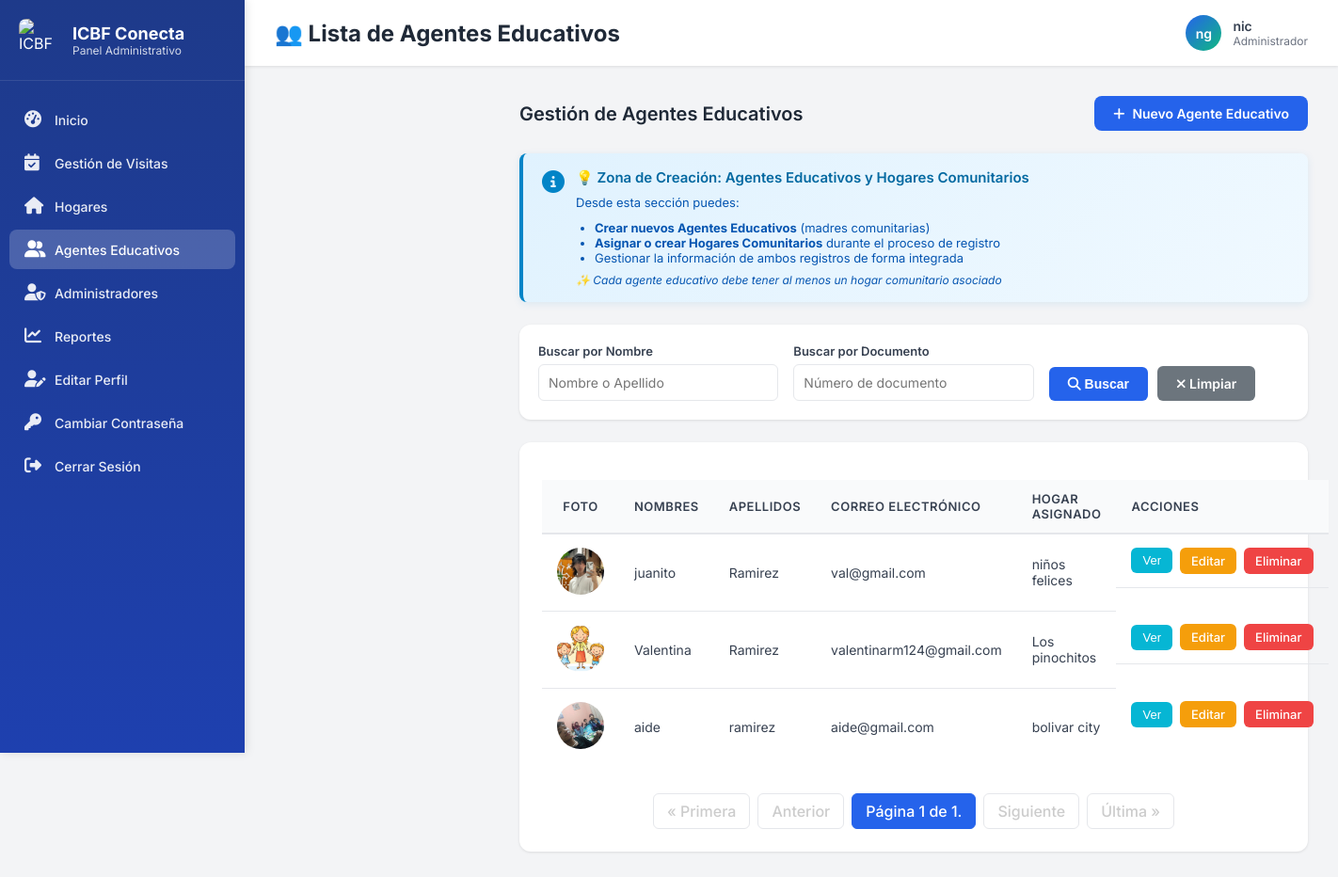
Before: /madres/ (signed in) with the older database file.
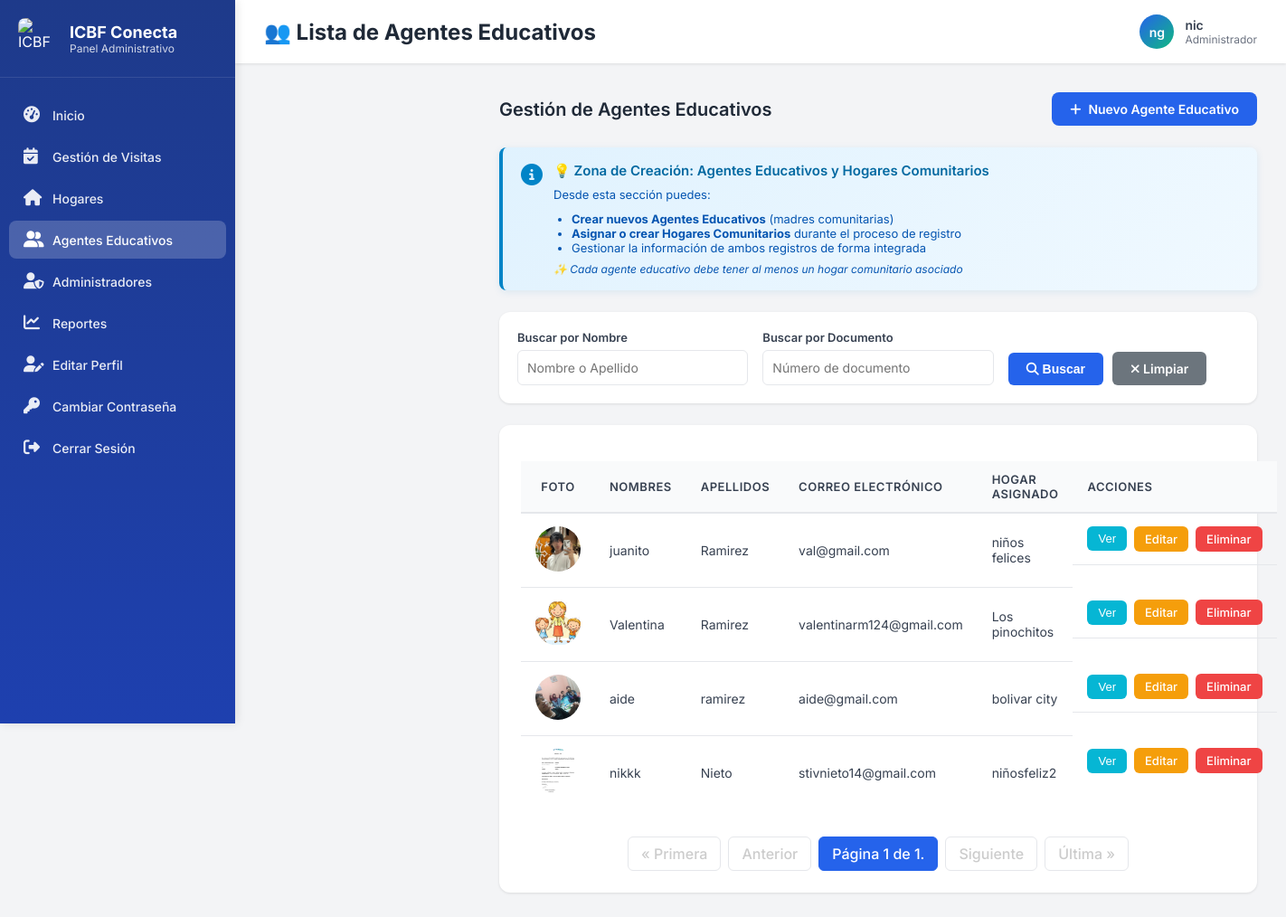
After: the same page with the newer database file.
### core/models.py (models this page shows, shortened)
class MadreComunitaria(models.Model):
    usuario = models.OneToOneField(Usuario, on_delete=models.CASCADE, related_name='madre_profile')
    NIVEL_ESCOLARIDAD_CHOICES = [
        ('Bachiller', 'Bachiller'),
        ('Técnico', 'Técnico'),
        ('Tecnólogo', 'Tecnólogo'),
        ('Profesional', 'Profesional')
    ]
    nivel_escolaridad = models.CharField(max_length=100, choices=NIVEL_ESCOLARIDAD_CHOICES)
    titulo_obtenido = models.CharField(max_length=150, null=True, blank=True)
    institucion = models.CharField(max_length=150, null=True, blank=True)
    experiencia_previa = models.TextField(null=True, blank=True)
    certificado_laboral = models.FileField(upload_to='madres_documentos/certificados_laborales/', null=True, blank=True)
    no_retirado_icbf = models.BooleanField(default=False)
    carta_disponibilidad = models.FileField(upload_to='madres_documentos/disponibilidad/', null=True, blank=True)
    firma_digital = models.FileField(upload_to='madres_documentos/firmas/', null=True, blank=True)
    foto_madre = models.ImageField(upload_to='madres_documentos/fotos/', null=True, blank=True)
    documento_identidad_pdf = models.FileField(upload_to='madres_documentos/cedulas/', null=True, blank=True)
    certificado_escolaridad_pdf = models.FileField(upload_to='madres_documentos/educacion/', null=True, blank=True)
    certificado_antecedentes_pdf = models.FileField(upload_to='madres_documentos/antecedentes/', null=True, blank=True)
    certificado_medico_pdf = models.FileField(upload_to='madres_documentos/medico/', null=True, blank=True)
    certificado_residencia_pdf = models.FileField(upload_to='madres_documentos/residencia/', null=True, blank=True)
    cartas_recomendacion_pdf = models.FileField(upload_to='madres_documentos/recomendaciones/', null=True, blank=True)
    fecha_registro = models.DateTimeField(auto_now_add=True)
    class Meta:
        db_table = 'madres_comunitarias'

class Usuario(AbstractUser):
    TIPO_DOCUMENTO_CHOICES = [
        ('CC', 'Cédula de ciudadanía'),
        ('TI', 'Tarjeta de identidad'),
        ('CE', 'Cédula de extranjería'),
        ('PA', 'Pasaporte'),
    ]
    SEXO_CHOICES = [
        ('M', 'Masculino'),
        ('F', 'Femenino'),
        ('O', 'Otro'),
    ]
    username = None
    tipo_documento = models.CharField(max_length=5, choices=TIPO_DOCUMENTO_CHOICES, default='CC')
    documento = models.BigIntegerField(unique=True)
    nombres = models.CharField(max_length=50)
    apellidos = models.CharField(max_length=50)
    correo = models.EmailField(max_length=100, unique=False)  # ⚠️ TEMPORAL: Permitir correos duplicados para pruebas
    sexo = models.CharField(max_length=1, choices=SEXO_CHOICES, default='F')
    departamento_residencia = models.ForeignKey(Departamento, on_delete=models.SET_NULL, null=True, blank=True, related_name='residentes')
    ciudad_residencia = models.ForeignKey(Municipio, on_delete=models.SET_NULL, null=True, blank=True, related_name='residentes')
    localidad_bogota = models.ForeignKey(LocalidadBogota, on_delete=models.SET_NULL, null=True, blank=True, related_name='residentes',
                                         help_text='Solo aplica si vive en Bogotá D.C.')
    direccion = models.CharField(max_length=100, null=True, blank=True)
    barrio = models.CharField(max_length=100, null=True, blank=True)
    telefono = models.CharField(max_length=20, null=True, blank=True)
    nivel_educativo = models.CharField(max_length=50, null=True, blank=True)
    rol = models.ForeignKey(Rol, on_delete=models.PROTECT, null=True)
    foto_admin = models.ImageField(upload_to=admin_upload_path, null=True, blank=True)
    fecha_creacion = models.DateTimeField(auto_now_add=True)
    fecha_actualizacion = models.DateTimeField(auto_now=True)
    EMAIL_FIELD = 'correo'
    USERNAME_FIELD = 'documento'
    REQUIRED_FIELDS = ['nombres', 'apellidos', 'correo', 'tipo_documento']
    objects = CustomUserManager()
    class Meta:
        db_table = 'usuarios'

class HogarComunitario(models.Model):
    regional = models.ForeignKey(Regional, on_delete=models.PROTECT, related_name='hogares')
    ciudad = models.ForeignKey(Ciudad, on_delete=models.PROTECT, related_name='hogares')
    nombre_hogar = models.CharField(max_length=100)
    direccion = models.CharField(max_length=200)
    localidad = models.CharField(max_length=100, blank=True, default='')  # Mantener para hogares antiguos, se asigna en la vista
    localidad_bogota = models.ForeignKey('LocalidadBogota', on_delete=models.SET_NULL, null=True, blank=True, related_name='hogares')
    barrio = models.CharField(max_length=100, null=True, blank=True)
    estrato = models.IntegerField(null=True, blank=True)
    fecha_primera_visita = models.DateField(null=True, blank=True, help_text="Fecha programada para la primera visita técnica")
    ultima_visita = models.DateField(null=True, blank=True, help_text="Fecha de la última visita técnica realizada")
    proxima_visita = models.DateField(null=True, blank=True, help_text="Fecha programada para la próxima visita técnica (calculada automáticamente)")
    observaciones_visita = models.TextField(blank=True, help_text="Observaciones de la última visita técnica realizada")
    estado_aptitud = models.CharField(
        max_length=20,
        choices=[
            ('no_apto', 'No Apto'),
            ('apto', 'Apto'),
        ],
        default='no_apto',
        help_text="Estado de aptitud del hogar. Se actualiza a 'Apto' después de la primera visita aprobada"
    )
    area_social_m2 = models.DecimalField(max_digits=6, decimal_places=2, null=True, blank=True,
                                         help_text="Metros cuadrados del área social disponible para los niños")
    capacidad_calculada = models.IntegerField(null=True, blank=True,
                                              help_text="Capacidad calculada según área social (m²/2)")
    formulario_completo = models.BooleanField(default=False,
                                              help_text="Indica si se completó el formulario 2 de visita técnica")
    num_habitaciones = models.IntegerField(null=True, blank=True)
    num_banos = models.IntegerField(null=True, blank=True)
    material_construccion = models.TextField(null=True, blank=True)
    riesgos_cercanos = models.TextField(null=True, blank=True)
    fotos_interior = models.FileField(upload_to='hogares/fotos_interior/', null=True, blank=True)
    fotos_exterior = models.FileField(upload_to='hogares/fotos_exterior/', null=True, blank=True)
    geolocalizacion_lat = models.DecimalField(max_digits=10, decimal_places=7, null=True, blank=True)
    geolocalizacion_lon = models.DecimalField(max_digits=10, decimal_places=7, null=True, blank=True)
    tipo_tenencia = models.CharField(max_length=50, choices=[
        ('Propia', 'Propia'),
        ('Arrendada', 'Arrendada'),
        ('Comodato', 'Comodato')
    ], null=True, blank=True)
    documento_tenencia_pdf = models.FileField(upload_to='hogares/documentos_tenencia/', null=True, blank=True)
    capacidad = models.IntegerField(null=True, blank=True, help_text="Capacidad aprobada del hogar (entre 12 y 15 niños según normativa ICBF)")
    capacidad_maxima = models.IntegerField(default=15, help_text="Capacidad máxima permitida (15 niños según normativa)")
    estado = models.CharField(
        max_length=30,
        choices=[
            ('pendiente_visita', 'Pendiente de Visita'),
            ('visitando', 'Visitando'),
            ('activo', 'Activo'),
            ('rechazado', 'Rechazado'),
        ],
        default='pendiente_visita',
        help_text="Estado del hogar en el ciclo de visita técnica"
    )
    madre = models.ForeignKey(MadreComunitaria, on_delete=models.PROTECT, related_name='hogares_asignados')
    fecha_registro = models.DateTimeField(auto_now_add=True)
    fecha_habilitacion = models.DateTimeField(null=True, blank=True)  # Cuando pasa a activo/aprobado
    class Meta:
        db_table = 'hogares_comunitarios'

### core/views.py (the view)
# urls.py: path('madres/', views.listar_madres, name='listar_madres'),
@login_required
@rol_requerido('administrador')
def listar_madres(request):
    query_nombre = request.GET.get('nombre', '')
    query_documento = request.GET.get('documento', '')
    query_hogar = request.GET.get('hogar', '')
    madres_query = MadreComunitaria.objects.select_related('usuario').prefetch_related('hogares_asignados').all()
    if query_nombre:
        madres_query = madres_query.filter(Q(usuario__nombres__icontains=query_nombre) | Q(usuario__apellidos__icontains=query_nombre))
    if query_documento:
        madres_query = madres_query.filter(usuario__documento__icontains=query_documento)
    if query_hogar:
        madres_query = madres_query.filter(hogares_asignados__nombre_hogar__icontains=query_hogar)
    paginator = Paginator(madres_query.distinct(), 5) # 5 madres por página
    page_number = request.GET.get('page')
    madres_paginadas = paginator.get_page(page_number)
    context = {
        'madres': madres_paginadas, # Enviar el objeto paginado a la plantilla
        'filtros': { # Devolver los filtros a la plantilla
            'nombre': query_nombre,
            'documento': query_documento,
            'hogar': query_hogar,
        },
        'paginator': paginator # Opcional, pero útil para la plantilla
    }
    return render(request, 'admin/madres_list.html', context)

### templates/admin/madres_list.html (shortened to what the changed rows need)
{% load static %}
<!DOCTYPE html>
<html lang="es">
<head>
  <link rel="stylesheet" href="https://cdnjs.cloudflare.com/ajax/libs/font-awesome/6.5.0/css/all.min.css">
  <link rel="stylesheet" href="{% static 'admin/admin_responsive.css' %}">
  </head>
  <body>
  {% include 'admin/components/admin_sidebar.html' %}
  <main class="main-content">
    <div class="topbar">
      <div class="topbar-left">
        <h1>👥 Lista de Agentes Educativos</h1>
      </div>
    </div>
    <div class="content-wrapper">
      <div class="page-header">
        <h2>Gestión de Agentes Educativos</h2>
      </div>
      <div class="tabla-container">
        <div class="tabla-wrapper">
          <table>
          <thead>
            <tr>
              <th>Foto</th>
              <th>Nombres</th>
              <th>Apellidos</th>
              <th>Correo electrónico</th>
              <th>Hogar Asignado</th>
              <th>Acciones</th>
            </tr>
    </thead>
    <tbody>
        {% for madre_perfil in madres %}
            <tr>
                <td>
                    {% if madre_perfil.foto_madre %}
                        <img src="{{ madre_perfil.foto_madre.url }}" alt="Foto de {{ madre_perfil.usuario.nombres }}" style="width: 50px; height: 50px; border-radius: 50%; object-fit: cover;">
                    {% else %}
                        <div style="width: 50px; height: 50px; display: flex; align-items: center; justify-content: center; background-color: #e9ecef; border-radius: 8px;">
                            <i class="fa-solid fa-user" style="font-size: 24px; color: #adb5bd;"></i>
                        </div>
                    {% endif %}
                </td>
                <td>{{ madre_perfil.usuario.nombres|default:"N/A" }}</td>
                <td>{{ madre_perfil.usuario.apellidos|default:"N/A" }}</td>
                <td>{{ madre_perfil.usuario.correo|default:"N/A" }}</td>
                <td style="max-width: 200px; white-space: normal;">
                    {% for hogar in madre_perfil.hogares_asignados.all %}
                        {{ hogar.nombre_hogar }}
                    {% empty %}
                        <span style="color: #888;">Sin Hogar Asignado</span>
                    {% endfor %}
                </td>
                <td class="acciones">
                    <button class="btn-ver ver-detalles" data-madre-id="{{ madre_perfil.id }}">Ver</button>
                    <a href="{% url 'editar_madre' madre_perfil.usuario.id %}" class="btn-editar">Editar</a>
                    <a href="{% url 'eliminar_madre' madre_perfil.usuario.id %}" class="btn-eliminar" onclick="return confirm('¿Estás seguro de que deseas eliminar a este agente educativo? Esta acción no se puede deshacer.');">Eliminar</a>
                </td>
            </tr>
        {% empty %}
            <tr>
                <td colspan="6" style="text-align: center; padding: 20px; color: #888;">No hay agentes educativos registrados.</td>
            </tr>
        {% endfor %}
    </tbody>
</table></div>
      </div>
    </div>
  </main>
  </body>
</html>

Changed rows visible on the page:
added MadreComunitaria: foto_madre (picture), usuario.nombres "nikkk", usuario.apellidos "Nieto", usuario.correo "stivnieto14@gmail.com"
added HogarComunitario: nombre_hogar "niñosfeliz2", shown under "nikkk"
